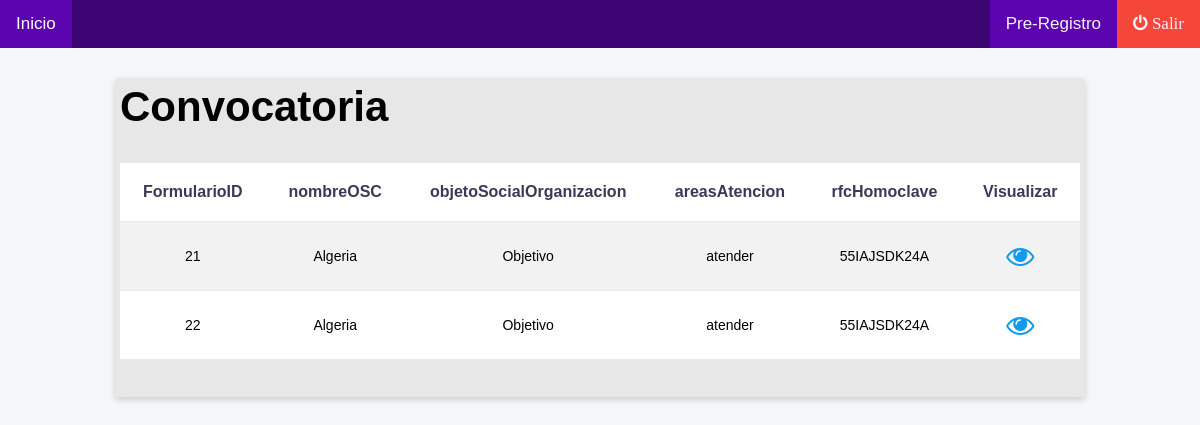
Screenshot of /Lista_Convocatorias_Completas.php (signed in) with the database file from the repository.
### tables this page shows
CREATE TABLE `formularioprincipal` (
  `FormularioID` int(11) NOT NULL,
  `nombreOSC` varchar(50) NOT NULL,
  `objetoSocialOrganizacion` varchar(50) NOT NULL,
  `mision` varchar(300) NOT NULL,
  `vision` varchar(300) NOT NULL,
  `areasAtencion` varchar(300) NOT NULL,
  `rfcHomoclave` varchar(20) NOT NULL,
  `CLUNI` varchar(20) NOT NULL,
  `telefonoOficina` varchar(10) NOT NULL,
  `telefonoCelular` varchar(10) NOT NULL,
  `email` varchar(50) NOT NULL,
  `paginaWeb` varchar(50) NOT NULL,
  `organizacionFB` varchar(35) NOT NULL,
  `twitter` varchar(35) NOT NULL,
  `instagram` varchar(35) NOT NULL,
  `Id_Cuenta` int(11) NOT NULL
);

### Lista_Convocatorias_Completas.php (the view)
<?php
	require 'includes/dbh.inc.php';
	require"classes/header.php";
	$statment = $conn->prepare("SELECT * FROM formularioprincipal");
	$statment->execute();
	$resultados = $statment->get_result();
?>
<main>
	<h2>Convocatoria</h2><br>
	<table>
	  <tr>
	    <th>FormularioID</th>
	    <th>nombreOSC</th>
	    <th>objetoSocialOrganizacion</th>
	    <th>areasAtencion</th>
	    <th>rfcHomoclave</th>
	    <th>Visualizar</th>
	  </tr>
		<?php if(empty($resultados)){ ?>
			</table><br>
			<label>No hay convocatorias en proceso..</label>
		<?php }else{ ?>
			<?php foreach($resultados as $a) {?>
				<tr>
					<td><?php echo $a['FormularioID']?></td>
					<td><?php echo $a['nombreOSC']?></td>
					<td><?php echo $a['objetoSocialOrganizacion']?></td>
					<td><?php echo $a['areasAtencion']?></td>
					<td><?php echo $a['rfcHomoclave']?></td>
					<td><?php echo "<a class='Hoverr' href='pre_ver.php?id=".$a['FormularioID']."'><i class='fa fa-eye fa-2x'></a>";?></td>
				</tr>
			<?php } ?>
			</table><br>
		<?php } ?>
</main>

### css/estilose.css (style rules this page uses)
* { margin: 0; padding: 0; }
body { font-size: 28px; background: #F5F6FA; font-family: Arial; }
main { margin: 0 auto; padding: 5px; width: 80%; background: #E8E7E7; border-radius: 4px; margin-top: 30px; margin-bottom: 20px; box-shadow: 0px 3px 6px 0px rgba(0,0,0,0.16); }
:root { --border-color: #2E5339; --background-color: #2E5339; }
table { width: 100%; background: #fff; text-align: center; border-collapse: collapse; }
td, th { border-bottom:1px solid #E9E9E9; padding: 20px; }
th { color:#393A58; font-size: 16px; }
tr:nth-child(even) { background-color: #f2f2f2 }
td { font-size: 14px; }
tr { align-self: center; }
a i { color: #139AEC; }

### rows the page displays
formularioprincipal: FormularioID "21", nombreOSC "Algeria", objetoSocialOrganizacion "Objetivo", areasAtencion "atender", rfcHomoclave "55IAJSDK24A"
formularioprincipal: FormularioID "22", nombreOSC "Algeria", objetoSocialOrganizacion "Objetivo", areasAtencion "atender", rfcHomoclave "55IAJSDK24A"
